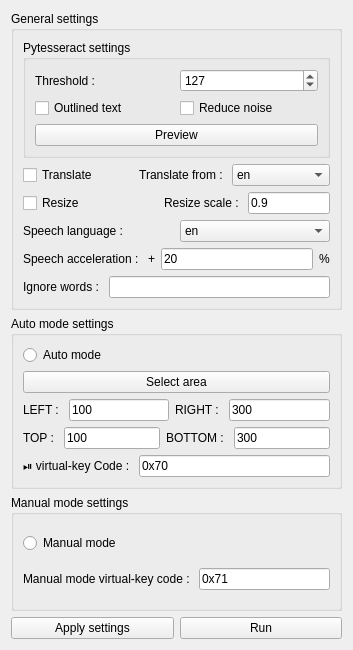
<?xml version="1.0" encoding="UTF-8"?>
<ui version="4.0">
 <class>Settings</class>
 <widget class="QWidget" name="Settings">
  <property name="geometry">
   <rect>
    <x>0</x>
    <y>0</y>
    <width>353</width>
    <height>650</height>
   </rect>
  </property>
  <property name="windowTitle">
   <string>Settings</string>
  </property>
  <layout class="QVBoxLayout" name="verticalLayout_4">
   <item>
    <widget class="QGroupBox" name="general_groupBox">
     <property name="title">
      <string>General settings</string>
     </property>
     <layout class="QVBoxLayout" name="verticalLayout">
      <item>
       <widget class="QGroupBox" name="groupBox">
        <property name="title">
         <string>Pytesseract settings</string>
        </property>
        <layout class="QVBoxLayout" name="verticalLayout_5">
         <item>
          <layout class="QHBoxLayout" name="horizontalLayout">
           <item>
            <widget class="QLabel" name="THRESHOLD_label">
             <property name="toolTip">
              <string>&lt;html&gt;&lt;head/&gt;&lt;body&gt;&lt;p&gt;For better performance, Pytesseract needs to convert the image to black and white. All pixels below this threshold will be black and all above will be white.&lt;/p&gt;&lt;/body&gt;&lt;/html&gt;</string>
             </property>
             <property name="text">
              <string>Threshold :</string>
             </property>
             <property name="alignment">
              <set>Qt::AlignmentFlag::AlignLeading|Qt::AlignmentFlag::AlignLeft|Qt::AlignmentFlag::AlignVCenter</set>
             </property>
            </widget>
           </item>
           <item>
            <widget class="QSpinBox" name="THRESHOLD_spinBox">
             <property name="toolTip">
              <string>&lt;html&gt;&lt;head/&gt;&lt;body&gt;&lt;p&gt;For better performance, Pytesseract needs to convert the image to black and white. All pixels below this threshold will be black and all above will be white.&lt;/p&gt;&lt;/body&gt;&lt;/html&gt;</string>
             </property>
             <property name="maximum">
              <number>255</number>
             </property>
             <property name="singleStep">
              <number>5</number>
             </property>
             <property name="value">
              <number>127</number>
             </property>
            </widget>
           </item>
          </layout>
         </item>
         <item>
          <layout class="QHBoxLayout" name="horizontalLayout_11">
           <item>
            <widget class="QCheckBox" name="OUTLINED_checkBox">
             <property name="toolTip">
              <string>&lt;html&gt;&lt;head/&gt;&lt;body&gt;&lt;p&gt;By default, Pytesseract doesn't work well with outlined text. So if your text is outlined, check this box. &lt;/p&gt;&lt;/body&gt;&lt;/html&gt;</string>
             </property>
             <property name="text">
              <string>Outlined text</string>
             </property>
            </widget>
           </item>
           <item>
            <widget class="QCheckBox" name="REDUCE_NOISE_checkBox">
             <property name="toolTip">
              <string>&lt;html&gt;&lt;head/&gt;&lt;body&gt;&lt;p&gt;Select this if you have a lot of noise in your image.&lt;/p&gt;&lt;/body&gt;&lt;/html&gt;</string>
             </property>
             <property name="text">
              <string>Reduce noise</string>
             </property>
            </widget>
           </item>
          </layout>
         </item>
         <item>
          <widget class="QPushButton" name="PREVIEW_pushButton">
           <property name="toolTip">
            <string>&lt;html&gt;&lt;head/&gt;&lt;body&gt;&lt;p&gt;Click this button to see what your image will look like for Pytesseract If the text is hardly visible or not visible at all, try playing with the threshold and check &lt;span style=&quot; font-weight:700;&quot;&gt;Reduce noise&lt;/span&gt;.&lt;/p&gt;&lt;/body&gt;&lt;/html&gt;</string>
           </property>
           <property name="text">
            <string>Preview</string>
           </property>
          </widget>
         </item>
        </layout>
       </widget>
      </item>
      <item>
       <layout class="QHBoxLayout" name="horizontalLayout_2">
        <item>
         <widget class="QCheckBox" name="TRANSLATE_checkBox">
          <property name="toolTip">
           <string>&lt;html&gt;&lt;head/&gt;&lt;body&gt;&lt;p&gt;If checked, translation will be performed&lt;/p&gt;&lt;/body&gt;&lt;/html&gt;</string>
          </property>
          <property name="text">
           <string>Translate</string>
          </property>
         </widget>
        </item>
        <item>
         <widget class="QLabel" name="TRANSLATE_FROM_label">
          <property name="toolTip">
           <string>&lt;html&gt;&lt;head/&gt;&lt;body&gt;&lt;p&gt;Select the language from which the translation should be performed. Translation will be carried out from this language to the &lt;span style=&quot; font-weight:700;&quot;&gt;Speech language.&lt;/span&gt;&lt;/p&gt;&lt;/body&gt;&lt;/html&gt;</string>
          </property>
          <property name="text">
           <string>Translate from : </string>
          </property>
          <property name="alignment">
           <set>Qt::AlignmentFlag::AlignRight|Qt::AlignmentFlag::AlignTrailing|Qt::AlignmentFlag::AlignVCenter</set>
          </property>
         </widget>
        </item>
        <item>
         <widget class="QComboBox" name="TRANSLATE_FROM_comboBox">
          <property name="toolTip">
           <string>&lt;html&gt;&lt;head/&gt;&lt;body&gt;&lt;p&gt;Select the language from which the translation should be performed. Translation will be carried out from this language to the &lt;span style=&quot; font-weight:700;&quot;&gt;Speech language.&lt;/span&gt;&lt;/p&gt;&lt;/body&gt;&lt;/html&gt;</string>
          </property>
          <item>
           <property name="text">
            <string>en</string>
           </property>
          </item>
          <item>
           <property name="text">
            <string>af</string>
           </property>
          </item>
          <item>
           <property name="text">
            <string>ar</string>
           </property>
          </item>
          <item>
           <property name="text">
            <string>bg</string>
           </property>
          </item>
          <item>
           <property name="text">
            <string>bn</string>
           </property>
          </item>
          <item>
           <property name="text">
            <string>bs</string>
           </property>
          </item>
          <item>
           <property name="text">
            <string>cs</string>
           </property>
          </item>
          <item>
           <property name="text">
            <string>da</string>
           </property>
          </item>
          <item>
           <property name="text">
            <string>de</string>
           </property>
          </item>
          <item>
           <property name="text">
            <string>es</string>
           </property>
          </item>
          <item>
           <property name="text">
            <string>et</string>
           </property>
          </item>
          <item>
           <property name="text">
            <string>fr</string>
           </property>
          </item>
          <item>
           <property name="text">
            <string>hi</string>
           </property>
          </item>
          <item>
           <property name="text">
            <string>hr</string>
           </property>
          </item>
          <item>
           <property name="text">
            <string>hu</string>
           </property>
          </item>
          <item>
           <property name="text">
            <string>id</string>
           </property>
          </item>
          <item>
           <property name="text">
            <string>is</string>
           </property>
          </item>
          <item>
           <property name="text">
            <string>it</string>
           </property>
          </item>
          <item>
           <property name="text">
            <string>ja</string>
           </property>
          </item>
          <item>
           <property name="text">
            <string>kn</string>
           </property>
          </item>
          <item>
           <property name="text">
            <string>ko</string>
           </property>
          </item>
          <item>
           <property name="text">
            <string>la</string>
           </property>
          </item>
          <item>
           <property name="text">
            <string>lv</string>
           </property>
          </item>
          <item>
           <property name="text">
            <string>mr</string>
           </property>
          </item>
          <item>
           <property name="text">
            <string>ms</string>
           </property>
          </item>
          <item>
           <property name="text">
            <string>ne</string>
           </property>
          </item>
          <item>
           <property name="text">
            <string>nl</string>
           </property>
          </item>
          <item>
           <property name="text">
            <string>no</string>
           </property>
          </item>
          <item>
           <property name="text">
            <string>pl</string>
           </property>
          </item>
          <item>
           <property name="text">
            <string>pt</string>
           </property>
          </item>
          <item>
           <property name="text">
            <string>ro</string>
           </property>
          </item>
          <item>
           <property name="text">
            <string>sk</string>
           </property>
          </item>
          <item>
           <property name="text">
            <string>sq</string>
           </property>
          </item>
          <item>
           <property name="text">
            <string>sv</string>
           </property>
          </item>
          <item>
           <property name="text">
            <string>sw</string>
           </property>
          </item>
          <item>
           <property name="text">
            <string>ta</string>
           </property>
          </item>
          <item>
           <property name="text">
            <string>te</string>
           </property>
          </item>
          <item>
           <property name="text">
            <string>th</string>
           </property>
          </item>
          <item>
           <property name="text">
            <string>tl</string>
           </property>
          </item>
          <item>
           <property name="text">
            <string>tr</string>
           </property>
          </item>
          <item>
           <property name="text">
            <string>uk</string>
           </property>
          </item>
          <item>
           <property name="text">
            <string>ur</string>
           </property>
          </item>
          <item>
           <property name="text">
            <string>vi</string>
           </property>
          </item>
         </widget>
        </item>
       </layout>
      </item>
      <item>
       <layout class="QHBoxLayout" name="horizontalLayout_4">
        <item>
         <widget class="QCheckBox" name="RESIZE_checkBox">
          <property name="toolTip">
           <string>&lt;html&gt;&lt;head/&gt;&lt;body&gt;&lt;p&gt;If checked, the image resolution will be changed before text detection. This can be useful for reducing the number of calculations.&lt;/p&gt;&lt;/body&gt;&lt;/html&gt;</string>
          </property>
          <property name="text">
           <string>Resize</string>
          </property>
         </widget>
        </item>
        <item>
         <spacer name="horizontalSpacer">
          <property name="orientation">
           <enum>Qt::Orientation::Horizontal</enum>
          </property>
          <property name="sizeHint" stdset="0">
           <size>
            <width>100</width>
            <height>20</height>
           </size>
          </property>
         </spacer>
        </item>
        <item>
         <layout class="QHBoxLayout" name="horizontalLayout_3">
          <item>
           <widget class="QLabel" name="RESIZE_SCALE_label">
            <property name="toolTip">
             <string>&lt;html&gt;&lt;head/&gt;&lt;body&gt;&lt;p&gt;This parameter determines how much the image resolution should be changed. For example: if the image size is 1000x1000 pixels and the resize scale = 0.9, then the image size will be reduced to 900x900 pixels before text detection.&lt;/p&gt;&lt;/body&gt;&lt;/html&gt;</string>
            </property>
            <property name="text">
             <string>Resize scale : </string>
            </property>
           </widget>
          </item>
          <item>
           <widget class="QLineEdit" name="RESIZE_SCALE_lineEdit">
            <property name="toolTip">
             <string>&lt;html&gt;&lt;head/&gt;&lt;body&gt;&lt;p&gt;This parameter determines how much the image resolution should be changed. For example: if the image size is 1000x1000 pixels and the resize scale = 0.9, then the image size will be reduced to 900x900 pixels before text detection.&lt;/p&gt;&lt;/body&gt;&lt;/html&gt;</string>
            </property>
            <property name="text">
             <string>0.9</string>
            </property>
           </widget>
          </item>
         </layout>
        </item>
       </layout>
      </item>
      <item>
       <layout class="QHBoxLayout" name="horizontalLayout_5">
        <item>
         <widget class="QLabel" name="SPEAK_LANGUAGE_label">
          <property name="toolTip">
           <string>&lt;html&gt;&lt;head/&gt;&lt;body&gt;&lt;p&gt;This parameter determines the language in which the text is voiced.&lt;/p&gt;&lt;/body&gt;&lt;/html&gt;</string>
          </property>
          <property name="text">
           <string>Speech language : </string>
          </property>
         </widget>
        </item>
        <item>
         <widget class="QComboBox" name="SPEAK_LANGUAGE_comboBox">
          <property name="toolTip">
           <string>&lt;html&gt;&lt;head/&gt;&lt;body&gt;&lt;p&gt;This parameter determines the language in which the text is voiced.&lt;/p&gt;&lt;/body&gt;&lt;/html&gt;</string>
          </property>
          <item>
           <property name="text">
            <string>en</string>
           </property>
          </item>
          <item>
           <property name="text">
            <string>af</string>
           </property>
          </item>
          <item>
           <property name="text">
            <string>ar</string>
           </property>
          </item>
          <item>
           <property name="text">
            <string>bg</string>
           </property>
          </item>
          <item>
           <property name="text">
            <string>bn</string>
           </property>
          </item>
          <item>
           <property name="text">
            <string>bs</string>
           </property>
          </item>
          <item>
           <property name="text">
            <string>cs</string>
           </property>
          </item>
          <item>
           <property name="text">
            <string>da</string>
           </property>
          </item>
          <item>
           <property name="text">
            <string>de</string>
           </property>
          </item>
          <item>
           <property name="text">
            <string>es</string>
           </property>
          </item>
          <item>
           <property name="text">
            <string>et</string>
           </property>
          </item>
          <item>
           <property name="text">
            <string>fr</string>
           </property>
          </item>
          <item>
           <property name="text">
            <string>hi</string>
           </property>
          </item>
          <item>
           <property name="text">
            <string>hr</string>
           </property>
          </item>
          <item>
           <property name="text">
            <string>hu</string>
           </property>
          </item>
          <item>
           <property name="text">
            <string>id</string>
           </property>
          </item>
          <item>
           <property name="text">
            <string>is</string>
           </property>
          </item>
          <item>
           <property name="text">
            <string>it</string>
           </property>
          </item>
          <item>
           <property name="text">
            <string>ja</string>
           </property>
          </item>
          <item>
           <property name="text">
            <string>kn</string>
           </property>
          </item>
          <item>
           <property name="text">
            <string>ko</string>
           </property>
          </item>
          <item>
           <property name="text">
            <string>la</string>
           </property>
          </item>
          <item>
           <property name="text">
            <string>lv</string>
           </property>
          </item>
          <item>
           <property name="text">
            <string>mr</string>
           </property>
          </item>
          <item>
           <property name="text">
            <string>ms</string>
           </property>
          </item>
          <item>
           <property name="text">
            <string>ne</string>
           </property>
          </item>
          <item>
           <property name="text">
            <string>nl</string>
           </property>
          </item>
          <item>
           <property name="text">
            <string>no</string>
           </property>
          </item>
          <item>
           <property name="text">
            <string>pl</string>
           </property>
          </item>
          <item>
           <property name="text">
            <string>pt</string>
           </property>
          </item>
          <item>
           <property name="text">
            <string>ro</string>
           </property>
          </item>
          <item>
           <property name="text">
            <string>sk</string>
           </property>
          </item>
          <item>
           <property name="text">
            <string>sq</string>
           </property>
          </item>
          <item>
           <property name="text">
            <string>sv</string>
           </property>
          </item>
          <item>
           <property name="text">
            <string>sw</string>
           </property>
          </item>
          <item>
           <property name="text">
            <string>ta</string>
           </property>
          </item>
          <item>
           <property name="text">
            <string>te</string>
           </property>
          </item>
          <item>
           <property name="text">
            <string>th</string>
           </property>
          </item>
          <item>
           <property name="text">
            <string>tl</string>
           </property>
          </item>
          <item>
           <property name="text">
            <string>tr</string>
           </property>
          </item>
          <item>
           <property name="text">
            <string>uk</string>
           </property>
          </item>
          <item>
           <property name="text">
            <string>ur</string>
           </property>
          </item>
          <item>
           <property name="text">
            <string>vi</string>
           </property>
          </item>
         </widget>
        </item>
       </layout>
      </item>
      <item>
       <layout class="QHBoxLayout" name="horizontalLayout_6">
        <item>
         <widget class="QLabel" name="SPEED_UP_label">
          <property name="toolTip">
           <string>&lt;html&gt;&lt;head/&gt;&lt;body&gt;&lt;p&gt;This parameter determines how much speech will be accelerated.&lt;/p&gt;&lt;/body&gt;&lt;/html&gt;</string>
          </property>
          <property name="text">
           <string>Speech acceleration : </string>
          </property>
         </widget>
        </item>
        <item>
         <widget class="QLabel" name="SPEED_UP_label_2">
          <property name="text">
           <string>+</string>
          </property>
         </widget>
        </item>
        <item>
         <widget class="QLineEdit" name="SPEED_UP_lineEdit">
          <property name="toolTip">
           <string>&lt;html&gt;&lt;head/&gt;&lt;body&gt;&lt;p&gt;This parameter determines how much speech will be accelerated.&lt;/p&gt;&lt;/body&gt;&lt;/html&gt;</string>
          </property>
          <property name="text">
           <string>20</string>
          </property>
         </widget>
        </item>
        <item>
         <widget class="QLabel" name="SPEED_UP_label_3">
          <property name="text">
           <string>%</string>
          </property>
         </widget>
        </item>
       </layout>
      </item>
      <item>
       <layout class="QHBoxLayout" name="horizontalLayout_14">
        <item>
         <widget class="QLabel" name="IGNORE_WORDS_label">
          <property name="toolTip">
           <string>&lt;html&gt;&lt;head/&gt;&lt;body&gt;&lt;p&gt;These words/symbols will be ignored and will not be voiced. If you enter several words, separate them with a comma.&lt;/p&gt;&lt;/body&gt;&lt;/html&gt;</string>
          </property>
          <property name="text">
           <string>Ignore words : </string>
          </property>
         </widget>
        </item>
        <item>
         <widget class="QLineEdit" name="IGNORE_WORDS_lineEdit">
          <property name="toolTip">
           <string>&lt;html&gt;&lt;head/&gt;&lt;body&gt;&lt;p&gt;These words/symbols will be ignored and will not be voiced. If you enter several words, separate them with a comma.&lt;/p&gt;&lt;/body&gt;&lt;/html&gt;</string>
          </property>
         </widget>
        </item>
       </layout>
      </item>
     </layout>
    </widget>
   </item>
   <item>
    <widget class="QGroupBox" name="Auto_mode_groupBox">
     <property name="title">
      <string>Auto mode settings</string>
     </property>
     <layout class="QVBoxLayout" name="verticalLayout_2">
      <item>
       <widget class="QRadioButton" name="AUTO_MODE_radioButton">
        <property name="toolTip">
         <string>&lt;html&gt;&lt;head/&gt;&lt;body&gt;&lt;p&gt;Enables auto mode. Select the area once and when a new text appears there, it will be voiced.&lt;/p&gt;&lt;/body&gt;&lt;/html&gt;</string>
        </property>
        <property name="text">
         <string>Auto mode</string>
        </property>
       </widget>
      </item>
      <item>
       <widget class="QPushButton" name="Select_area_pushButton">
        <property name="cursor">
         <cursorShape>PointingHandCursor</cursorShape>
        </property>
        <property name="toolTip">
         <string>&lt;html&gt;&lt;head/&gt;&lt;body&gt;&lt;p&gt;Press to select the area of the screen where your text is located.&lt;/p&gt;&lt;/body&gt;&lt;/html&gt;</string>
        </property>
        <property name="text">
         <string>Select area</string>
        </property>
       </widget>
      </item>
      <item>
       <layout class="QHBoxLayout" name="horizontalLayout_7">
        <item>
         <widget class="QLabel" name="LEFT_label">
          <property name="toolTip">
           <string>&lt;html&gt;&lt;head/&gt;&lt;body&gt;&lt;p&gt;The leftmost point of the selected area.&lt;/p&gt;&lt;/body&gt;&lt;/html&gt;</string>
          </property>
          <property name="text">
           <string>LEFT : </string>
          </property>
         </widget>
        </item>
        <item>
         <widget class="QLineEdit" name="LEFT_lineEdit">
          <property name="toolTip">
           <string>&lt;html&gt;&lt;head/&gt;&lt;body&gt;&lt;p&gt;The leftmost point of the selected area.&lt;/p&gt;&lt;/body&gt;&lt;/html&gt;</string>
          </property>
          <property name="text">
           <string>100</string>
          </property>
         </widget>
        </item>
        <item>
         <widget class="QLabel" name="RIGHT_label">
          <property name="toolTip">
           <string>&lt;html&gt;&lt;head/&gt;&lt;body&gt;&lt;p&gt;The rightmost point of the selected area.&lt;/p&gt;&lt;/body&gt;&lt;/html&gt;</string>
          </property>
          <property name="text">
           <string>RIGHT : </string>
          </property>
         </widget>
        </item>
        <item>
         <widget class="QLineEdit" name="RIGHT_lineEdit">
          <property name="toolTip">
           <string>&lt;html&gt;&lt;head/&gt;&lt;body&gt;&lt;p&gt;The rightmost point of the selected area.&lt;/p&gt;&lt;/body&gt;&lt;/html&gt;</string>
          </property>
          <property name="text">
           <string>300</string>
          </property>
         </widget>
        </item>
       </layout>
      </item>
      <item>
       <layout class="QHBoxLayout" name="horizontalLayout_8">
        <item>
         <widget class="QLabel" name="TOP_label">
          <property name="toolTip">
           <string>&lt;html&gt;&lt;head/&gt;&lt;body&gt;&lt;p&gt;The topmost point of the selected area.&lt;/p&gt;&lt;/body&gt;&lt;/html&gt;</string>
          </property>
          <property name="text">
           <string>TOP : </string>
          </property>
         </widget>
        </item>
        <item>
         <widget class="QLineEdit" name="TOP_lineEdit">
          <property name="toolTip">
           <string>&lt;html&gt;&lt;head/&gt;&lt;body&gt;&lt;p&gt;The topmost point of the selected area.&lt;/p&gt;&lt;/body&gt;&lt;/html&gt;</string>
          </property>
          <property name="text">
           <string>100</string>
          </property>
         </widget>
        </item>
        <item>
         <widget class="QLabel" name="BOTTOM_label">
          <property name="toolTip">
           <string>&lt;html&gt;&lt;head/&gt;&lt;body&gt;&lt;p&gt;The lowest point of the selected area.&lt;/p&gt;&lt;/body&gt;&lt;/html&gt;</string>
          </property>
          <property name="text">
           <string>BOTTOM : </string>
          </property>
         </widget>
        </item>
        <item>
         <widget class="QLineEdit" name="BOTTOM_lineEdit">
          <property name="toolTip">
           <string>&lt;html&gt;&lt;head/&gt;&lt;body&gt;&lt;p&gt;The lowest point of the selected area.&lt;/p&gt;&lt;/body&gt;&lt;/html&gt;</string>
          </property>
          <property name="text">
           <string>300</string>
          </property>
         </widget>
        </item>
       </layout>
      </item>
      <item>
       <layout class="QHBoxLayout" name="horizontalLayout_9">
        <item>
         <widget class="QLabel" name="PAUSE_KEY_label">
          <property name="toolTip">
           <string>&lt;html&gt;&lt;head/&gt;&lt;body&gt;&lt;p&gt;Pause/Play virtual-key code (&lt;span style=&quot; font-weight:700;&quot;&gt;Esc by default&lt;/span&gt;).&lt;/p&gt;&lt;/body&gt;&lt;/html&gt;</string>
          </property>
          <property name="text">
           <string>⏯ virtual-key Code : </string>
          </property>
         </widget>
        </item>
        <item>
         <widget class="QLineEdit" name="PAUSE_KEY_lineEdit">
          <property name="toolTip">
           <string>&lt;html&gt;&lt;head/&gt;&lt;body&gt;&lt;p&gt;Pause/Play virtual-key code (&lt;span style=&quot; font-weight:700;&quot;&gt;Esc by default&lt;/span&gt;).&lt;/p&gt;&lt;/body&gt;&lt;/html&gt;</string>
          </property>
          <property name="text">
           <string>0x70</string>
          </property>
         </widget>
        </item>
       </layout>
      </item>
     </layout>
    </widget>
   </item>
   <item>
    <widget class="QGroupBox" name="Manual_mode_groupBox">
     <property name="title">
      <string>Manual mode settings</string>
     </property>
     <layout class="QVBoxLayout" name="verticalLayout_3">
      <item>
       <widget class="QRadioButton" name="MANUAL_MODE_radioButton">
        <property name="toolTip">
         <string>&lt;html&gt;&lt;head/&gt;&lt;body&gt;&lt;p&gt;Enables manual mode.  Every time you need to voice the text, you have to manually select the area where it is located.&lt;/p&gt;&lt;/body&gt;&lt;/html&gt;</string>
        </property>
        <property name="text">
         <string>Manual mode</string>
        </property>
       </widget>
      </item>
      <item>
       <layout class="QHBoxLayout" name="horizontalLayout_10">
        <item>
         <widget class="QLabel" name="MANUAL_MODE_KEY_label">
          <property name="toolTip">
           <string>&lt;html&gt;&lt;head/&gt;&lt;body&gt;&lt;p&gt;Virtual-key code of the key you have to press to start the manual mode (&lt;span style=&quot; font-weight:700;&quot;&gt;F2 by default&lt;/span&gt;). After pressing this key, you have to select the area in which the text is located and then it will be voiced.&lt;/p&gt;&lt;/body&gt;&lt;/html&gt;</string>
          </property>
          <property name="text">
           <string>Manual mode virtual-key code : </string>
          </property>
         </widget>
        </item>
        <item>
         <widget class="QLineEdit" name="MANUAL_MODE_KEY_lineEdit">
          <property name="toolTip">
           <string>&lt;html&gt;&lt;head/&gt;&lt;body&gt;&lt;p&gt;Virtual-key code of the key you have to press to start the manual mode (&lt;span style=&quot; font-weight:700;&quot;&gt;F2 by default&lt;/span&gt;). After pressing this key, you have to select the area in which the text is located and then it will be voiced.&lt;/p&gt;&lt;/body&gt;&lt;/html&gt;</string>
          </property>
          <property name="text">
           <string>0x71</string>
          </property>
         </widget>
        </item>
       </layout>
      </item>
     </layout>
    </widget>
   </item>
   <item>
    <layout class="QHBoxLayout" name="horizontalLayout_13">
     <item>
      <widget class="QPushButton" name="APPLY_pushButton">
       <property name="toolTip">
        <string>&lt;html&gt;&lt;head/&gt;&lt;body&gt;&lt;p&gt;Click this button to save settings.&lt;/p&gt;&lt;/body&gt;&lt;/html&gt;</string>
       </property>
       <property name="text">
        <string>Apply settings</string>
       </property>
      </widget>
     </item>
     <item>
      <widget class="QPushButton" name="RUN_pushButton">
       <property name="toolTip">
        <string>&lt;html&gt;&lt;head/&gt;&lt;body&gt;&lt;p&gt;Run&lt;/p&gt;&lt;/body&gt;&lt;/html&gt;</string>
       </property>
       <property name="text">
        <string>Run</string>
       </property>
      </widget>
     </item>
    </layout>
   </item>
  </layout>
 </widget>
 <resources/>
 <connections/>
</ui>
